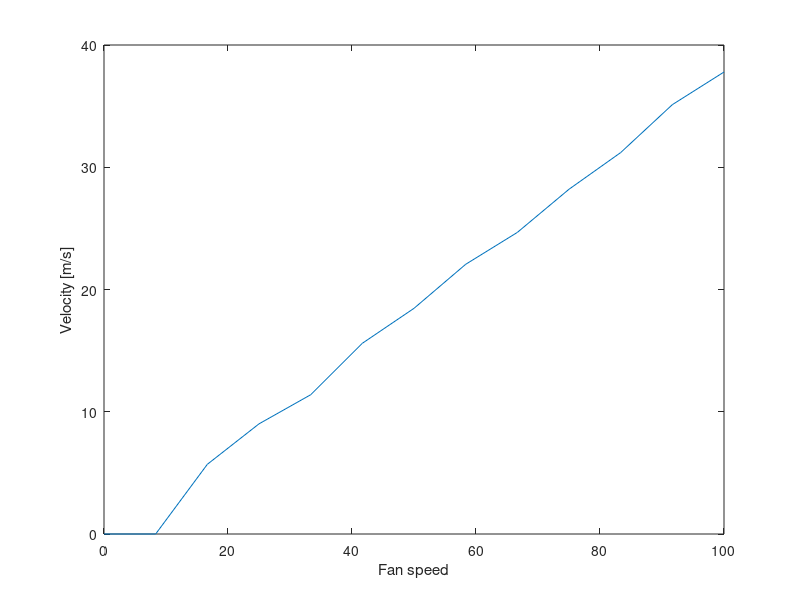

This figure's MATLAB source:
% Determine reference velocity of wind tunnel with respect to fan speed

% Flow velocity
U = [37.79 35.12 31.20 28.20 24.67 22.06 18.46 15.60 11.39 9.01 5.70 0.00 0.00];

% Fan speed (as rotations of control knob)
fan_speed = (0:0.25:3);
fan_speed = (fan_speed/3)*100;
fan_speed = flip(fan_speed);

figure
plot(fan_speed,U)
ylabel('Velocity [m/s]')
xlabel('Fan speed')



